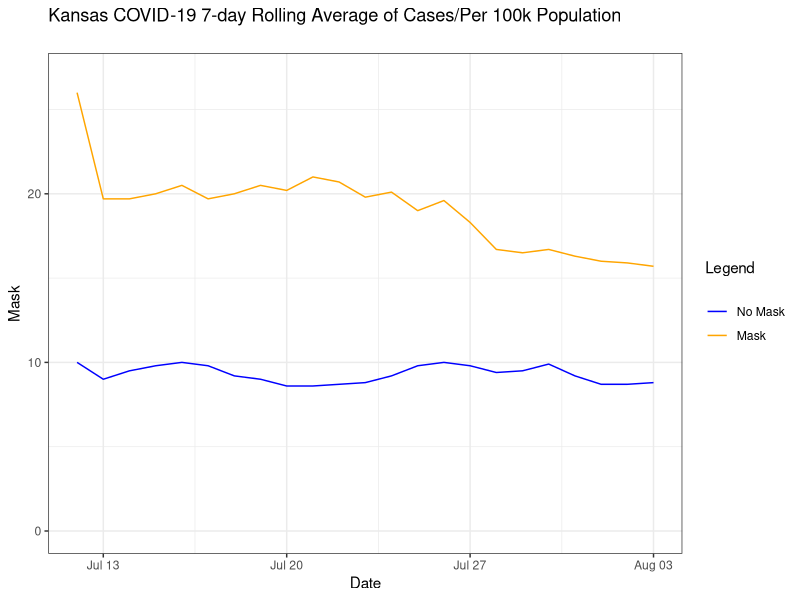

Here is the R script that generated this plot:
## ---- chunk 1
library(tidyverse)
## ---- chunk 2
cases <- tribble(~Date, ~Mask, ~No_Mask,
                       "2020-07-12",    26, 10,
                       "2020-07-13", 19.7, 9,
                       "2020-07-14", 19.7, 9.5,
                       "2020-07-15", 20, 9.8,
                       "2020-07-16", 20.5, 10,
                       "2020-07-17", 19.7, 9.8,
                       "2020-07-18", 20, 9.2,
                       "2020-07-19", 20.5, 9,
                       "2020-07-20", 20.2, 8.6,
                       "2020-07-21", 21, 8.6, 
                       "2020-07-22", 20.7, 8.7, 
                       "2020-07-23", 19.8, 8.8,
                       "2020-07-24", 20.1, 9.2, 
                       "2020-07-25", 19, 9.8,
                       "2020-07-26", 19.6, 10,
                       "2020-07-27", 18.3, 9.8,
                       "2020-07-28", 16.7, 9.4,
                       "2020-07-29", 16.5, 9.5,
                       "2020-07-30", 16.7, 9.9,
                       "2020-07-31", 16.3, 9.2,
                       "2020-08-01", 16, 8.7,
                       "2020-08-02", 15.9, 8.7,
                       "2020-08-03", 15.7, 8.8,
                       ) %>%
                mutate(
                      across(Date, as.Date)
                       )
cases
## ---- chunk 3
# Graph of more accurate representation of the data
cases %>%
  ggplot(aes(x=Date))+
  geom_line(aes(y=Mask, color = "orange")) +
  geom_line(aes(y=No_Mask, color = "lightblue")) +
  theme_bw() +
  labs(title = "Kansas COVID-19 7-day Rolling Average of Cases/Per 100k Population\n", color = "Legend\n") +
  scale_color_manual(labels = c("No Mask", "Mask"), values = c("blue", "orange")) +
  ylim(0,27)
  
